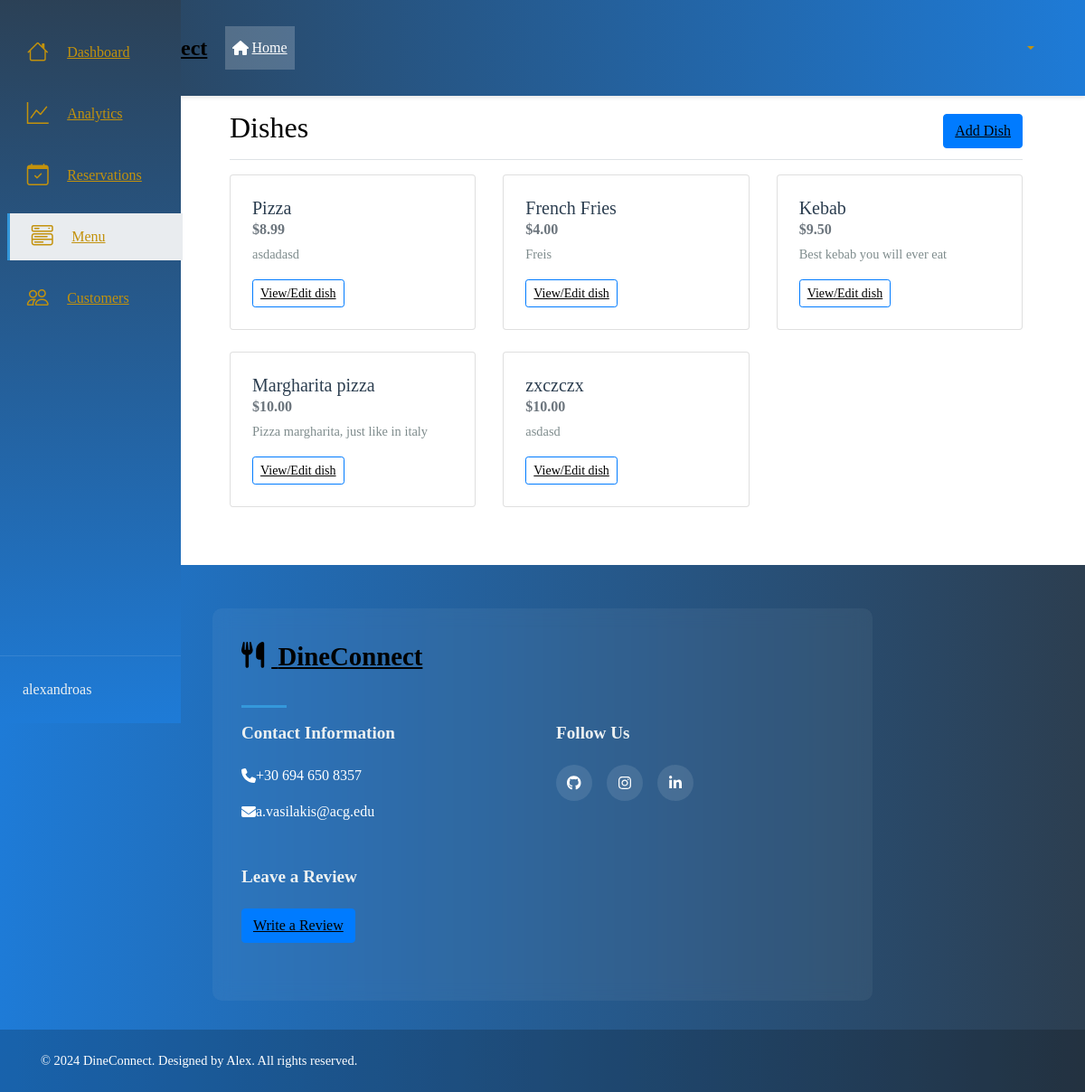
The app's page /restaurant_handling/restaurant_menu/ (signed in) with its own data.
### gfgauth/models.py (models this page shows, shortened)
class CustomUser(AbstractBaseUser, PermissionsMixin):
    email = models.EmailField(unique=True)
    first_name = models.CharField(max_length=24)
    username = models.CharField(max_length=24, unique=True)
    last_name = models.CharField(max_length=24)
    is_active = models.BooleanField(default=True)
    is_staff = models.BooleanField(default=False)
    is_superuser = models.BooleanField(default=False)
    profile_image = models.ImageField(
        upload_to='profile_images/',
        blank=True,
        null=True
    )
    favourite_restaurants = models.ManyToManyField(
        'Business',
        blank=True,
        related_name='favourite_users')
    dietery_preference = models.ManyToManyField(
        DieteryPreference,
        blank=True,
        related_name='users'
    )
    objects = CustomUserManager()
    USERNAME_FIELD = 'email'
    REQUIRED_FIELDS = ['first_name', 'last_name', 'username']

### Restaurant_handling/models.py (models this page shows, shortened)
class Dish(models.Model):
    dish_id = models.AutoField(primary_key=True)
    dish_name = models.CharField(max_length=100)
    dish_cost = models.DecimalField(max_digits=10, decimal_places=2)
    dish_type = models.ForeignKey('DishType', on_delete=models.CASCADE)
    cuisine_id = models.ForeignKey('Cuisine', on_delete=models.CASCADE)
    business_id = models.ForeignKey('gfgauth.Business', on_delete=models.CASCADE)
    dish_description = models.TextField(max_length=100)
    dish_image = models.ImageField(upload_to='dishes/', blank=True, null=True)
    is_available = models.BooleanField(default=True)

### Restaurant_handling/views.py (the view)
# urls.py: path('restaurant_menu/', views.restaurant_menu, name='restaurant_menu'),
@business_required
def restaurant_menu(request):
    dishes = Dish.objects.filter(business_id=request.user.business)
    return render(request, 'Restaurant_handling/registered_dishes.html', {'dishes': dishes})

### Restaurant_handling/templates/Restaurant_handling/registered_dishes.html
{% extends 'main/header.html' %}
{% block content %}
  <div class="container-fluid">
    <div class="row">
      <div class="col-md-3 col-lg-2 d-md-block bg-light sidebar">
        {% include 'Restaurant_handling/restaurant_dashboard.html' %}
      </div>
      <div class="col-md-9 col-lg-10 ms-sm-auto px-4">
        <div class="d-flex justify-content-between flex-wrap flex-md-nowrap align-items-center pt-3 pb-2 mb-3 border-bottom">
          <h1 class="h2">Dishes</h1>
          <div class="btn-toolbar mb-2 mb-md-0">
            <a href="{% url 'add_dish' %}" class="btn btn-primary">Add Dish</a>
          </div>
        </div>
        <div class="row row-cols-1 row-cols-md-3 g-4">
          {% for dish in dishes %}
            <div class="col">
              <div class="card h-100">
                <div class="card-body">
                  <h5 class="card-title">{{ dish.dish_name }}</h5>
                  <h6 class="card-subtitle mb-2 text-muted">${{ dish.dish_cost }}</h6>
                  <p class="card-text">{{ dish.dish_description }}</p>
                  <a href="{% url 'edit_dish' dish.dish_id %}" class="btn btn-sm btn-outline-primary">View/Edit dish</a>
                </div>
              </div>
            </div>
          {% endfor %}
        </div>
      </div>
    </div>
  </div>
{% endblock %}

### Restaurant_handling/templates/Restaurant_handling/restaurant_dashboard.html (shortened to what this page needs)
{% load static %}
<link rel="stylesheet" href="{% static 'main/sidebar.css' %}" />
{% block content %}
  <div class="d-flex">
    <nav class="sidebar">
      <ul class="nav flex-column text-center align-items-center pt-4">
        <li class="nav-item">
          <a href="{% url 'restaurant_home' %}" class="nav-link {% if request.resolver_match.url_name == 'restaurant_home' %}active{% endif %}">
            <i class="bi bi-house"></i>
            <span>Dashboard</span>
          </a>
        </li>
        <li class="nav-item">
          <a href="#" class="nav-link">
            <i class="bi bi-graph-up"></i>
            <span>Analytics</span>
          </a>
        </li>
        <li class="nav-item">
          <a href="#" class="nav-link">
            <i class="bi bi-calendar-check"></i>
            <span>Reservations</span>
          </a>
        </li>
        <li class="nav-item">
          <a href="{% url 'restaurant_menu' %}" class="nav-link {% if request.resolver_match.url_name == 'restaurant_menu' %}active{% endif %}">
            <i class="bi bi-menu-button-wide"></i>
            <span>Menu</span>
          </a>
        </li>
        <li class="nav-item">
          <a href="#" class="nav-link">
            <i class="bi bi-people"></i>
            <span>Customers</span>
          </a>
        </li>
      </ul>
      <div class="profile-section">
        <div class="dropdown">
          <button class="profile-toggle w-100" type="button" data-bs-toggle="dropdown" aria-expanded="false">
            <span>{{ request.user.username }}</span>
          </button>
        </div>
      </div>
    </nav>
    <div class="content-wrapper">
    </div>
  </div>
{% endblock %}

### main/static/main/style.css (style rules this page uses)
* { font-family: "Times New Roman", Times, serif; }
body { background: white; color: black; }
a:link { text-decoration:underline; color: black; }
.card { user-select: none; }
.col { transition: all 0.3s ease-in-out; }
.card-title { color: #2c3e50; margin-bottom: 0.5rem; }
.card-subtitle { color: #e67e22; font-weight: bold; }
.card-text { color: #7f8c8d; font-size: 0.9rem; }
.card { transition: all 0.3s ease-in-out; }
.card-body { padding: 1.5rem; }

### main/static/main/navbar.css (style rules this page uses)
.sidebar .nav-link { color: #333; padding: 0.5rem 1rem; }
.sidebar .nav-link.active { color: #007bff; background-color: #e9ecef; }
.card { transition: transform 0.2s; }
.nav-link { color: rgba(255,255,255,0.9) !important; font-weight: 500; padding: 0.5rem 1rem; margin: 0 0.2rem; border-radius: 4px; transition: all 0.2s; }

### main/static/main/sidebar.css (style rules this page uses)
.sidebar { width: 75px; min-height: 100vh; background: linear-gradient(180deg, #2c3e50 -5%, #1e7bd7 100%); transition: width 0.3s ease; position: fixed; left: 0; top: 0; z-index: 1000; }
.nav-item { width: 100%; margin: 8px 0; }
.nav-link { display: flex; align-items: center; padding: 12px 15px; color: #c3920c !important; transition: all 0.3s ease; border-radius: 0; position: relative; overflow: hidden; }
.nav-link:hover, .nav-link.active { background: rgba(255, 255, 255, 0.1); transform: translateX(5px); }
.nav-link::before { content: ''; position: absolute; left: 0; top: 0; height: 100%; width: 3px; background: #3498db; transform: scaleY(0); transition: transform 0.2s ease; }
.nav-link:hover::before, .nav-link.active::before { transform: scaleY(1); }
.nav-link i { min-width: 45px; font-size: 1.5rem; transition: all 0.3s ease; }
.nav-link span { margin-left: 10px; opacity: 0; transition: opacity 0.3s ease; white-space: nowrap; }
.profile-section { position: absolute; bottom: 0; width: 100%; padding: 15px; border-top: 1px solid rgba(255, 255, 255, 0.1); }
.profile-toggle { width: 100%; color: #ecf0f1; background: transparent; border: none; display: flex; align-items: center; padding: 10px; transition: all 0.3s ease; }
.profile-toggle span { opacity: 0; transition: opacity 0.3s ease; }
.content-wrapper { margin-left: 75px; transition: margin 0.3s ease; min-height: 100vh; padding: 20px; }

### records on screen
CustomUser: user.username "alexandroas"
Dish: dish_name "Pizza", dish_cost "8.99", dish_description "asdadasd"
Dish: dish_name "French Fries", dish_cost "4.00", dish_description "Freis"
Dish: dish_name "Kebab", dish_cost "9.50", dish_description "Best kebab you will ever eat"
Dish: dish_name "Margharita pizza", dish_cost "10.00", dish_description "Pizza margharita, just like in italy"
Dish: dish_name "zxczczx", dish_cost "10.00", dish_description "asdasd"
